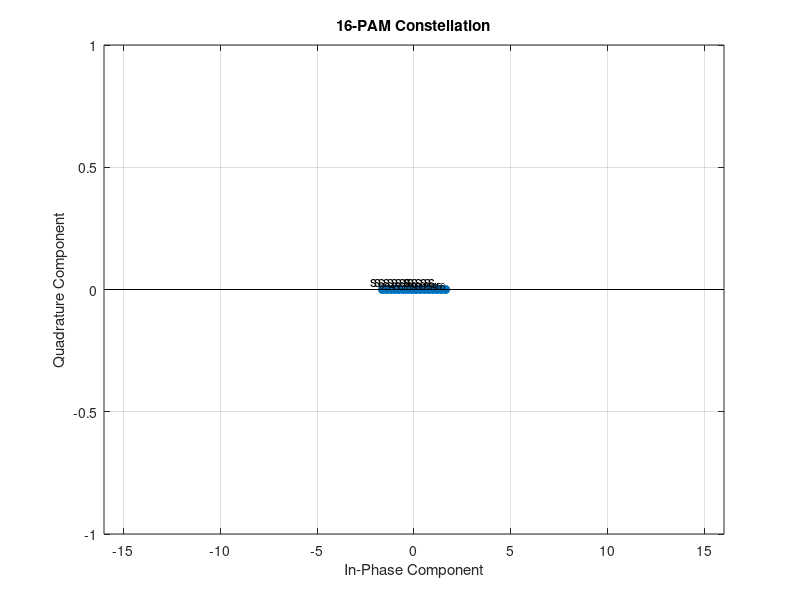

Here is the MATLAB script that generated this plot:
% MATLAB script to plot the 16-PAM constellation diagram 

% Number of levels in PAM (M-PAM)
M = 16; % Example for 4-PAM

% Symbol Energy Es
Es = 1; % Set the desired symbol energy

% Generate M-PAM constellation points
% The PAM constellation points for M-PAM are centered around zero and spaced by 2.
constellation_points = -(M-1):2:(M-1);

% Calculate the average energy of the generated constellation
average_energy = mean(constellation_points.^2);

% Normalize the constellation to have the desired symbol energy Es
normalized_constellation = constellation_points * sqrt(Es / average_energy);

% Display the constellation points
disp('Normalized PAM Constellation Points:');
disp(normalized_constellation);

% Plot the constellation
figure;
stem(normalized_constellation, zeros(size(normalized_constellation)), 'filled');
title(sprintf('%d-PAM Constellation', M));
xlabel('In-Phase Component');
ylabel('Quadrature Component');
grid on;
axis([-M M -1 1]);

% Annotate each point with its symbol label
for i = 1:M
    % Label with symbol's index
    label = sprintf('s_{%d}', i);
    text(normalized_constellation(i), 0, label, 'VerticalAlignment', 'bottom', 'HorizontalAlignment', 'right', 'FontSize', 10, 'FontName', 'Helvetica');
end